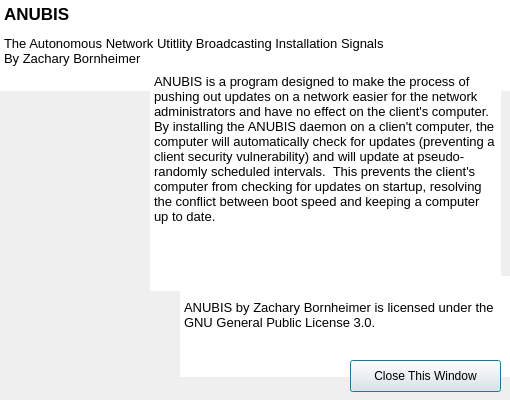
<?xml version="1.0" encoding="UTF-8"?>
<ui version="4.0">
 <class>aboutANUBIS</class>
 <widget class="QDialog" name="aboutANUBIS">
  <property name="geometry">
   <rect>
    <x>0</x>
    <y>0</y>
    <width>510</width>
    <height>400</height>
   </rect>
  </property>
  <property name="minimumSize">
   <size>
    <width>510</width>
    <height>400</height>
   </size>
  </property>
  <property name="maximumSize">
   <size>
    <width>510</width>
    <height>400</height>
   </size>
  </property>
  <property name="baseSize">
   <size>
    <width>510</width>
    <height>400</height>
   </size>
  </property>
  <property name="windowTitle">
   <string>About ANUBIS</string>
  </property>
  <property name="windowIcon">
   <iconset resource="resources.qrc">
    <normaloff>:/img/ANUBIS.ico</normaloff>:/img/ANUBIS.ico</iconset>
  </property>
  <property name="toolTip">
   <string>About ANUBIS</string>
  </property>
  <property name="whatsThis">
   <string>About ANUBIS</string>
  </property>
  <property name="styleSheet">
   <string notr="true">#aboutANUBIS {
	image: url(:/img/anubis.png);
	margin-left: -300px;
	margin-bottom: -188px;
	position: absolute;
    color: gray;
}

.QTextBrowser {
border:none;
background-image: url(:/img/alpha.png);
}</string>
  </property>
  <widget class="QTextBrowser" name="Title">
   <property name="geometry">
    <rect>
     <x>0</x>
     <y>0</y>
     <width>561</width>
     <height>91</height>
    </rect>
   </property>
   <property name="styleSheet">
    <string notr="true">border: none;</string>
   </property>
   <property name="html">
    <string>&lt;!DOCTYPE HTML PUBLIC &quot;-//W3C//DTD HTML 4.0//EN&quot; &quot;http://www.w3.org/TR/REC-html40/strict.dtd&quot;&gt;
&lt;html&gt;&lt;head&gt;&lt;meta name=&quot;qrichtext&quot; content=&quot;1&quot; /&gt;&lt;style type=&quot;text/css&quot;&gt;
p, li { white-space: pre-wrap; }
&lt;/style&gt;&lt;/head&gt;&lt;body style=&quot; font-family:'Lucida Grande'; font-size:13pt; font-weight:400; font-style:normal;&quot;&gt;
&lt;p style=&quot; margin-top:18px; margin-bottom:12px; margin-left:0px; margin-right:0px; -qt-block-indent:0; text-indent:0px;&quot;&gt;&lt;span style=&quot; font-weight:600;&quot;&gt;ANUBIS&lt;/span&gt;&lt;/p&gt;
&lt;p style=&quot; margin-top:0px; margin-bottom:0px; margin-left:0px; margin-right:0px; -qt-block-indent:0; text-indent:0px;&quot;&gt;&lt;span style=&quot; font-size:10pt;&quot;&gt;The Autonomous Network Utitlity Broadcasting Installation Signals&lt;br /&gt;By Zachary Bornheimer&lt;/span&gt;&lt;/p&gt;&lt;/body&gt;&lt;/html&gt;</string>
   </property>
  </widget>
  <widget class="QTextBrowser" name="info">
   <property name="geometry">
    <rect>
     <x>150</x>
     <y>70</y>
     <width>351</width>
     <height>221</height>
    </rect>
   </property>
   <property name="autoFillBackground">
    <bool>false</bool>
   </property>
   <property name="styleSheet">
    <string notr="true"/>
   </property>
   <property name="html">
    <string>&lt;!DOCTYPE HTML PUBLIC &quot;-//W3C//DTD HTML 4.0//EN&quot; &quot;http://www.w3.org/TR/REC-html40/strict.dtd&quot;&gt;
&lt;html&gt;&lt;head&gt;&lt;meta name=&quot;qrichtext&quot; content=&quot;1&quot; /&gt;&lt;style type=&quot;text/css&quot;&gt;
p, li { white-space: pre-wrap; }
&lt;/style&gt;&lt;/head&gt;&lt;body style=&quot; font-family:'Lucida Grande'; font-size:13pt; font-weight:400; font-style:normal;&quot;&gt;
&lt;p style=&quot; margin-top:0px; margin-bottom:0px; margin-left:0px; margin-right:0px; -qt-block-indent:0; text-indent:0px;&quot;&gt;&lt;span style=&quot; font-size:10pt;&quot;&gt;ANUBIS is a program designed to make the process of pushing out updates on a network easier for the network administrators and have no effect on the client's computer.  By installing the ANUBIS daemon on a clien't computer, the computer will automatically check for updates (preventing a client security vulnerability) and will update at pseudo-randomly scheduled intervals.  This prevents the client's computer from checking for updates on startup, resolving the conflict between boot speed and keeping a computer up to date.&lt;/span&gt;&lt;/p&gt;&lt;/body&gt;&lt;/html&gt;</string>
   </property>
  </widget>
  <widget class="QTextBrowser" name="license">
   <property name="geometry">
    <rect>
     <x>180</x>
     <y>276</y>
     <width>331</width>
     <height>101</height>
    </rect>
   </property>
   <property name="html">
    <string>&lt;!DOCTYPE HTML PUBLIC &quot;-//W3C//DTD HTML 4.0//EN&quot; &quot;http://www.w3.org/TR/REC-html40/strict.dtd&quot;&gt;
&lt;html&gt;&lt;head&gt;&lt;meta name=&quot;qrichtext&quot; content=&quot;1&quot; /&gt;&lt;style type=&quot;text/css&quot;&gt;
p, li { white-space: pre-wrap; }
&lt;/style&gt;&lt;/head&gt;&lt;body style=&quot; font-family:'Lucida Grande'; font-size:13pt; font-weight:400; font-style:normal;&quot;&gt;
&lt;p style=&quot; margin-top:0px; margin-bottom:0px; margin-left:0px; margin-right:0px; -qt-block-indent:0; text-indent:0px;&quot;&gt;&lt;span style=&quot; font-size:10pt;&quot;&gt;&lt;br /&gt;ANUBIS by Zachary Bornheimer is licensed under the GNU General Public License 3.0.&lt;/span&gt;&lt;/p&gt;&lt;/body&gt;&lt;/html&gt;</string>
   </property>
  </widget>
  <widget class="QPushButton" name="okayButton">
   <property name="geometry">
    <rect>
     <x>350</x>
     <y>360</y>
     <width>151</width>
     <height>32</height>
    </rect>
   </property>
   <property name="text">
    <string>Close This Window</string>
   </property>
  </widget>
 </widget>
 <resources>
  <include location="resources.qrc"/>
 </resources>
 <connections/>
</ui>
